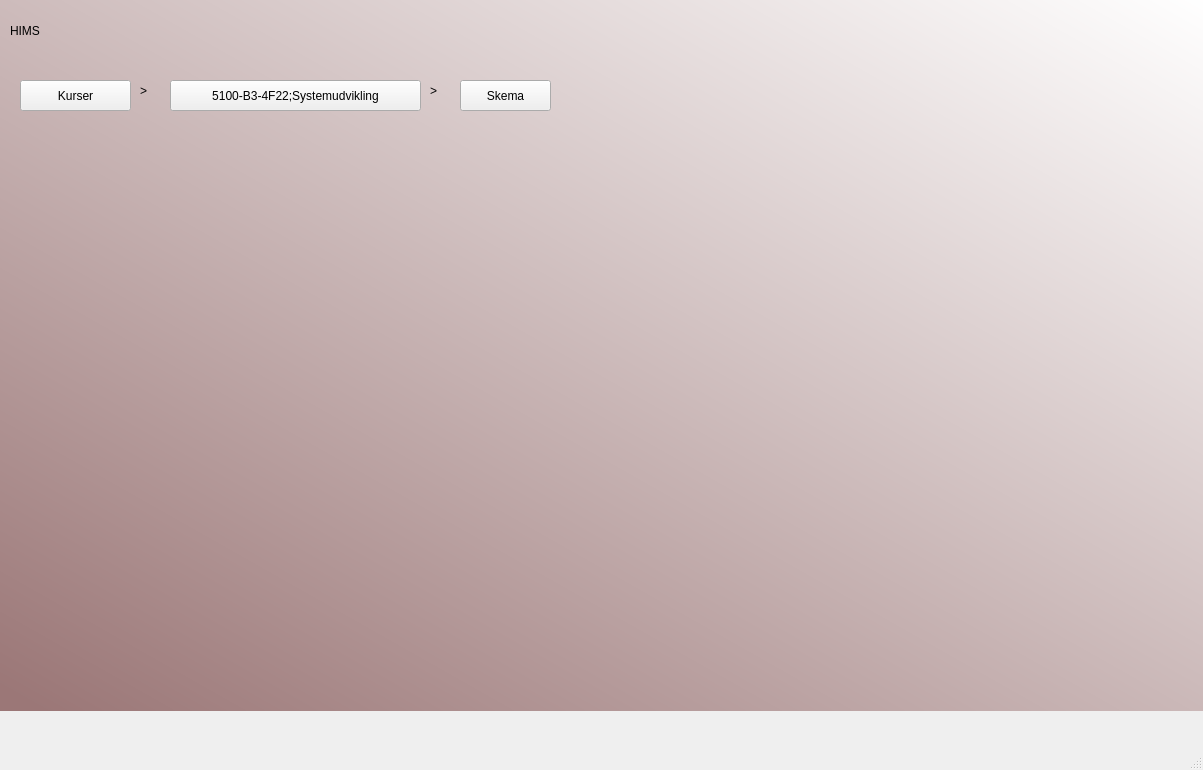
<?xml version="1.0" encoding="UTF-8"?>
<ui version="4.0">
 <class>MainWindow</class>
 <widget class="QMainWindow" name="MainWindow">
  <property name="geometry">
   <rect>
    <x>0</x>
    <y>0</y>
    <width>1203</width>
    <height>770</height>
   </rect>
  </property>
  <property name="windowTitle">
   <string>MainWindow</string>
  </property>
  <widget class="QWidget" name="centralwidget">
   <widget class="QWidget" name="widget" native="true">
    <property name="geometry">
     <rect>
      <x>0</x>
      <y>0</y>
      <width>1211</width>
      <height>711</height>
     </rect>
    </property>
    <property name="styleSheet">
     <string notr="true">QWidget#widget{
background-color: qlineargradient(spread:pad, x1:0.0348259, y1:1, x2:1, y2:0, stop:0 rgba(155, 119, 119, 255), stop:1 rgba(255, 255, 255, 255));}</string>
    </property>
    <widget class="QLabel" name="label">
     <property name="geometry">
      <rect>
       <x>10</x>
       <y>10</y>
       <width>121</width>
       <height>41</height>
      </rect>
     </property>
     <property name="styleSheet">
      <string notr="true">font: 75 28pt &quot;Constantia&quot;;</string>
     </property>
     <property name="text">
      <string>HIMS</string>
     </property>
    </widget>
    <widget class="QPushButton" name="pushButton">
     <property name="geometry">
      <rect>
       <x>20</x>
       <y>80</y>
       <width>111</width>
       <height>31</height>
      </rect>
     </property>
     <property name="text">
      <string>Kurser</string>
     </property>
    </widget>
    <widget class="QLabel" name="label_2">
     <property name="geometry">
      <rect>
       <x>140</x>
       <y>80</y>
       <width>31</width>
       <height>21</height>
      </rect>
     </property>
     <property name="styleSheet">
      <string notr="true">font: 10pt &quot;MS Shell Dlg 2&quot;;</string>
     </property>
     <property name="text">
      <string>&gt;</string>
     </property>
    </widget>
    <widget class="QPushButton" name="pushButton_5">
     <property name="geometry">
      <rect>
       <x>170</x>
       <y>80</y>
       <width>251</width>
       <height>31</height>
      </rect>
     </property>
     <property name="text">
      <string> 5100-B3-4F22;Systemudvikling </string>
     </property>
    </widget>
    <widget class="QLabel" name="label_3">
     <property name="geometry">
      <rect>
       <x>430</x>
       <y>80</y>
       <width>31</width>
       <height>21</height>
      </rect>
     </property>
     <property name="styleSheet">
      <string notr="true">font: 10pt &quot;MS Shell Dlg 2&quot;;</string>
     </property>
     <property name="text">
      <string>&gt;</string>
     </property>
    </widget>
    <widget class="QPushButton" name="pushButton_2">
     <property name="geometry">
      <rect>
       <x>460</x>
       <y>80</y>
       <width>91</width>
       <height>31</height>
      </rect>
     </property>
     <property name="text">
      <string>Skema</string>
     </property>
    </widget>
   </widget>
  </widget>
  <widget class="QMenuBar" name="menubar">
   <property name="geometry">
    <rect>
     <x>0</x>
     <y>0</y>
     <width>1203</width>
     <height>26</height>
    </rect>
   </property>
  </widget>
  <widget class="QStatusBar" name="statusbar"/>
 </widget>
 <resources/>
 <connections/>
</ui>
